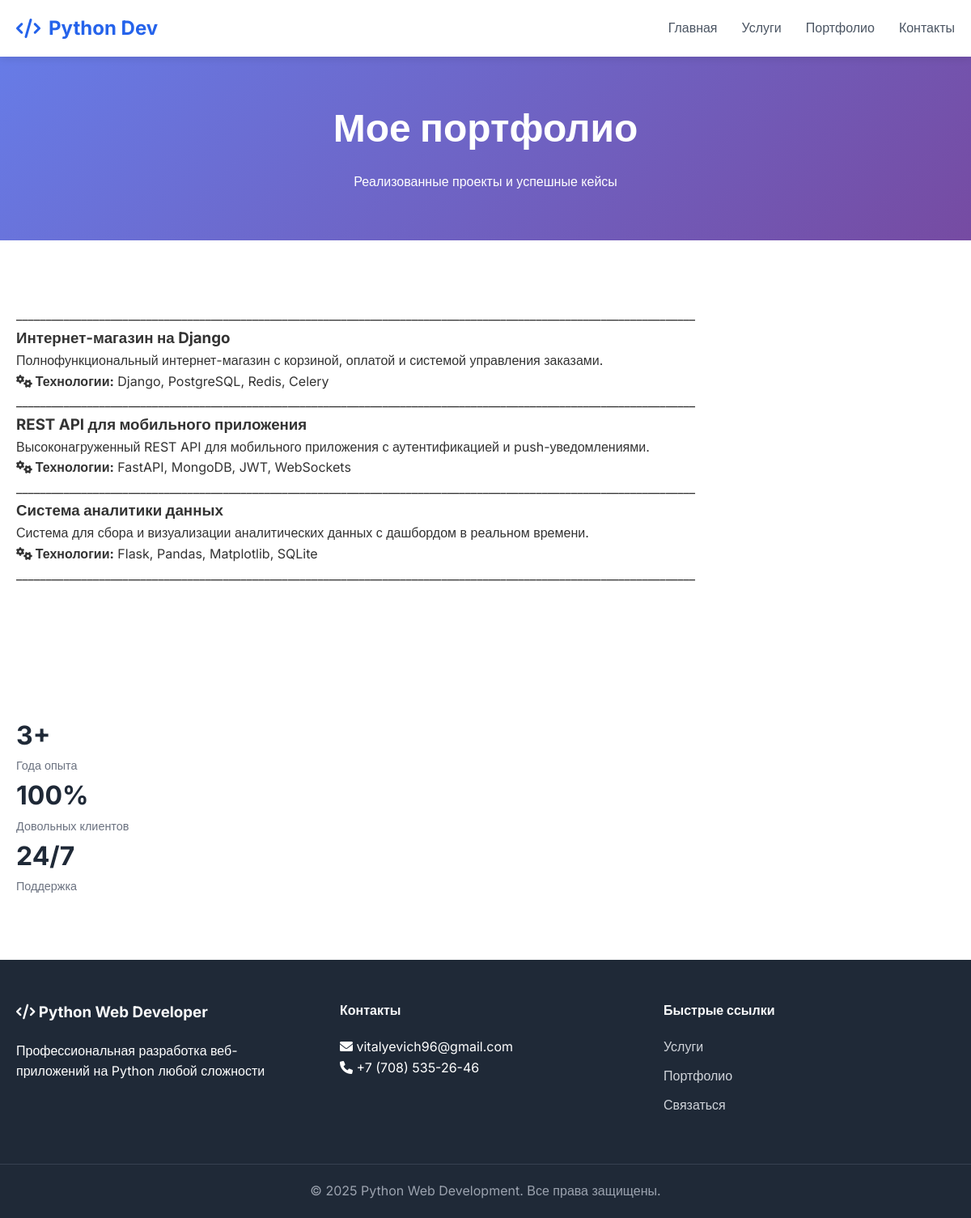
The app's page /portfolio with its own data.
### models.py (models this page shows)
class Project(Base):
    __tablename__ = "projects"
    id = Column(Integer, primary_key=True, index=True)
    title = Column(String(200), nullable=False)
    description = Column(Text, nullable=False)
    technologies = Column(String(300))
    image_url = Column(String(500), default="/static/images/default-project.jpg")
    project_url = Column(String(500))
    github_url = Column(String(500))
    featured = Column(Boolean, default=False)
    created_at = Column(DateTime, default=datetime.utcnow)

### main.py (the view)
@app.get("/portfolio", response_class=HTMLResponse)
async def portfolio(request: Request, db: Session = Depends(database.get_db)):
    projects = db.query(models.Project).all()
    return templates.TemplateResponse("portfolio.html", {
        "request": request,
        "projects": projects
    })

### templates/portfolio.html (shortened to what this page needs)
{% extends "base.html" %}
{% block content %}
<section class="page-header">
    <div class="container">
        <h1>Мое портфолио</h1>
        <p>Реализованные проекты и успешные кейсы</p>
    </div>
</section>
<section class="portfolio-grid">
    <div class="container">
        ___________________________________________________________________________________________________________________
        <div class="projects-grid-full">
            {% for project in projects %}
            <div class="project-card-full">
                <div class="project-details">
                    <h3>{{ project.title }}</h3>
                    <p class="project-description">{{ project.description }}</p>
                    <div class="project-meta">
                        <div class="meta-item">
                            <strong><i class="fas fa-cogs"></i> Технологии:</strong>
                            <span>{{ project.technologies }}</span>
                        </div>
                    </div>
___________________________________________________________________________________________________________________
                </div>
            </div>
            {% endfor %}
        </div>
    </div>
</section>
<section class="stats">
    <div class="container">
        <div class="stats-grid">
            <div class="stat-card">
                <div class="stat-number">{{ projects|length }}+</div>
            </div>
            <div class="stat-card">
                <div class="stat-label">Года опыта</div>
            </div>
            <div class="stat-card">
                <div class="stat-number">100%</div>
                <div class="stat-label">Довольных клиентов</div>
            </div>
            <div class="stat-card">
                <div class="stat-number">24/7</div>
                <div class="stat-label">Поддержка</div>
            </div>
        </div>
    </div>
</section>
{% endblock %}

### static/css/style.css (style rules this page uses)
* { margin: 0; padding: 0; box-sizing: border-box; }
body { font-family: 'Inter', sans-serif; line-height: 1.6; color: #333; background-color: #fff; }
.container { max-width: 1200px; margin: 0 auto; padding: 0 20px; }
section { padding: 80px 0; }
.page-header { background: linear-gradient(135deg, #667eea 0%, #764ba2 100%); color: white; padding: 120px 0 60px; text-align: center; }
.page-header h1 { font-size: 3rem; margin-bottom: 15px; }
.stat-number { font-size: 2rem; font-weight: 700; color: #1f2937; }
.stat-label { color: #6b7280; font-size: 0.9rem; }

### records on screen
Project: title "Интернет-магазин на Django", description "Полнофункциональный интернет-магазин с корзиной, оплатой и системой управления заказами.", technologies "Django, PostgreSQL, Redis, Celery"
Project: title "REST API для мобильного приложения", description "Высоконагруженный REST API для мобильного приложения с аутентификацией и push-уведомлениями.", technologies "FastAPI, MongoDB, JWT, WebSockets"
Project: title "Система аналитики данных", description "Система для сбора и визуализации аналитических данных с дашбордом в реальном времени.", technologies "Flask, Pandas, Matplotlib, SQLite"

### other values on screen
{{ projects|length }} "3"
